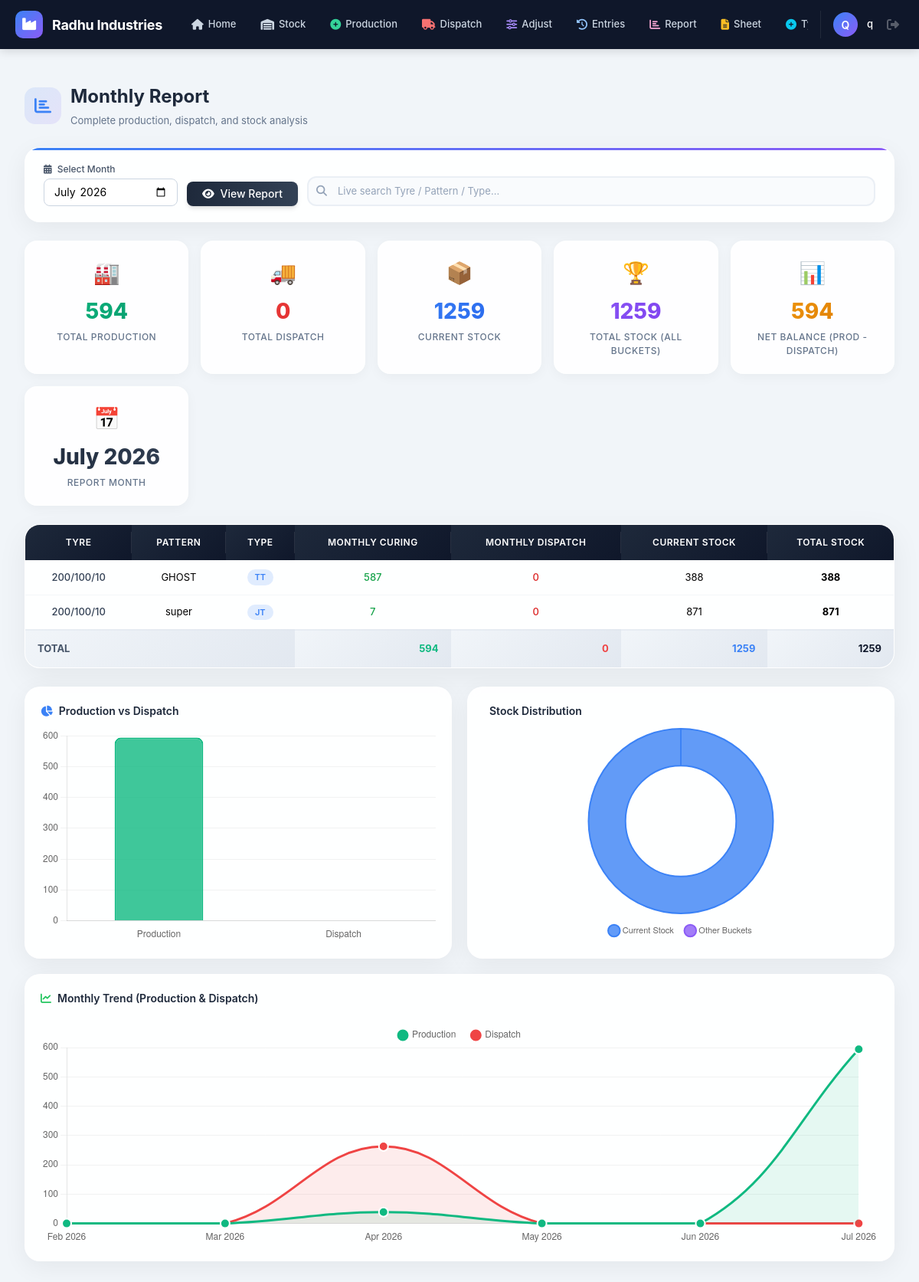
Before: /tyre/report/monthly/ (signed in) with the older database file.
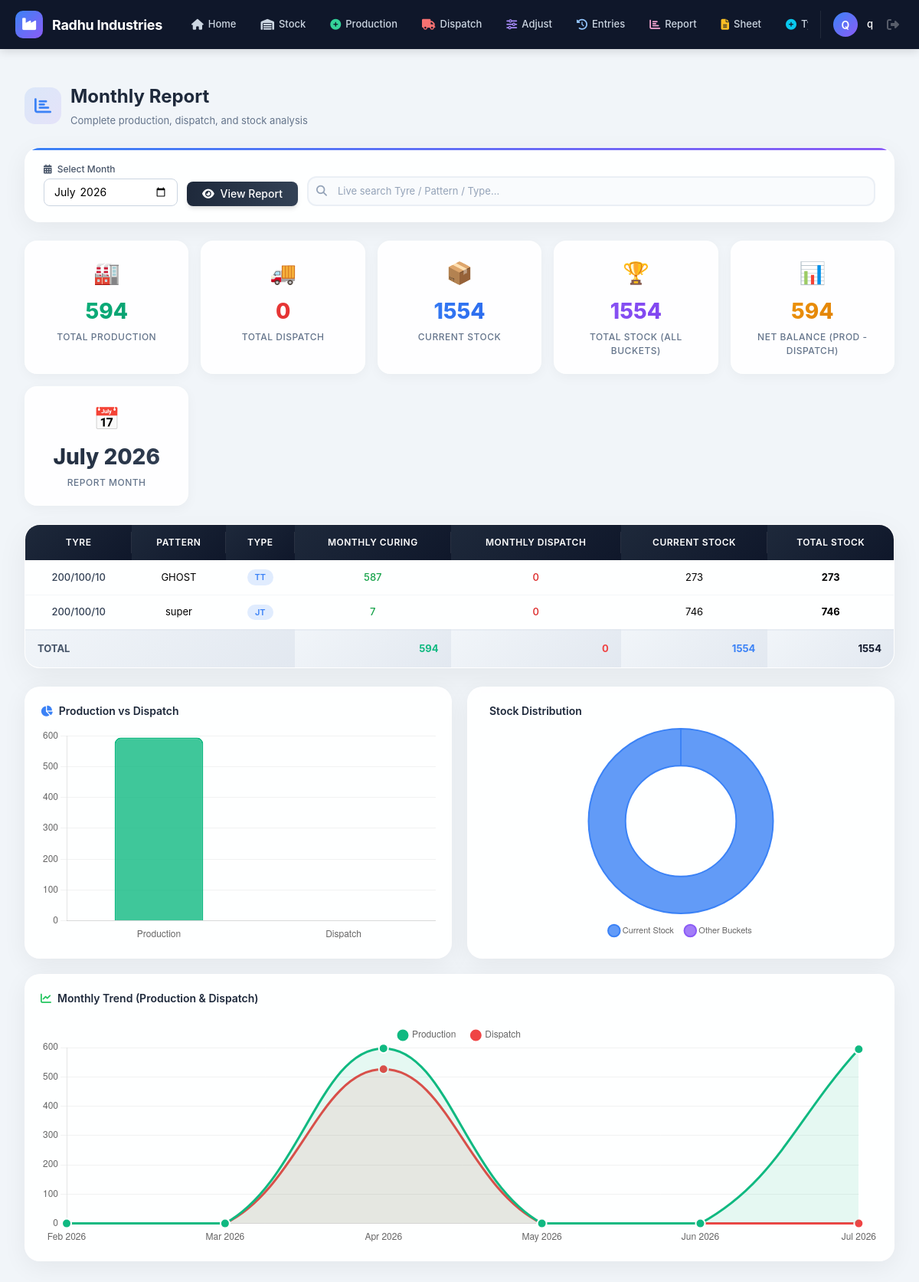
After: the same page with the newer database file.
### stock/models.py (models this page shows, shortened)
class TyreItem(models.Model):
    tyre = models.CharField("TYRE", max_length=50)
    pattern = models.CharField("PATTERN", max_length=80)
    type = models.CharField("TYPE", max_length=20)  # TT / TL
    weight = models.DecimalField(
        "Standard Weight (KG per tyre)", max_digits=6, decimal_places=2, default=0,
        help_text="Ek tyre ka standard/expected weight (KG mein)"
    )
    repair_tyre_stock = models.IntegerField("Repair Tyre Stock", default=0)
    rfm_ok_tyre = models.IntegerField("RFM OK Tyre", default=0)
    old_tyres_2025 = models.IntegerField("2025 Old Tyres", default=0)
    stock = models.IntegerField("STOCK", default=0)
    on_hold_export = models.IntegerField("On hold for Export / OR", default=0)
    is_active = models.BooleanField(default=True)
    created_at = models.DateTimeField(auto_now_add=True)
    class Meta:
        ordering = ["tyre", "pattern", "type"]
        unique_together = ("tyre", "pattern", "type")
    @property
    def total_stock(self):
        return (
            self.repair_tyre_stock
            + self.rfm_ok_tyre
            + self.old_tyres_2025
            + self.stock
            + self.on_hold_export
        )

### stock/views.py (the view)
# urls.py: path("report/monthly/", views.monthly_report, name="tube_monthly_report"),
@login_required
def monthly_report(request):
    month_str = request.GET.get("month", "")
    today = datetime.date.today()
    if month_str:
        try:
            y, m = month_str.split("-")
            year, month = int(y), int(m)
        except ValueError:
            year, month = today.year, today.month
    else:
        year, month = today.year, today.month
    items = TyreItem.objects.filter(is_active=True)
    rows = []
    for item in items:
        production = DailyEntry.objects.filter(
            tyre_item=item, entry_type="production", date__year=year, date__month=month
        ).aggregate(t=Sum("quantity"))["t"] or 0
        dispatch = DailyEntry.objects.filter(
            tyre_item=item, entry_type="dispatch", date__year=year, date__month=month
        ).aggregate(t=Sum("quantity"))["t"] or 0
        if production or dispatch:
            rows.append({
                "item": item,
                "monthly_curing": production,
                "monthly_despatch": dispatch,
            })
    total_curing = sum(r["monthly_curing"] for r in rows)
    total_despatch = sum(r["monthly_despatch"] for r in rows)
    total_stock_col = sum(item.stock for item in items)
    grand_total = sum(item.total_stock for item in items)
    net_balance = total_curing - total_despatch
    selected_month_date = datetime.date(year, month, 1)
    month_name = selected_month_date.strftime("%B %Y")
    trend_labels, trend_production, trend_dispatch = [], [], []
    cursor_year, cursor_month = year, month
    months_back = []
    for _ in range(6):
        months_back.append((cursor_year, cursor_month))
        cursor_month -= 1
        if cursor_month == 0:
            cursor_month = 12
            cursor_year -= 1
    months_back.reverse()
    for y2, m2 in months_back:
        prod = DailyEntry.objects.filter(
            entry_type="production", date__year=y2, date__month=m2
        ).aggregate(t=Sum("quantity"))["t"] or 0
        disp = DailyEntry.objects.filter(
            entry_type="dispatch", date__year=y2, date__month=m2
        ).aggregate(t=Sum("quantity"))["t"] or 0
        trend_labels.append(datetime.date(y2, m2, 1).strftime("%b %Y"))
        trend_production.append(prod)
        trend_dispatch.append(disp)
    context = {
        "rows": rows,
        "month_value": f"{year:04d}-{month:02d}",
        "month_name": month_name,
        "total_curing": total_curing,
        "total_despatch": total_despatch,
        "total_stock_col": total_stock_col,
        "grand_total": grand_total,
        "net_balance": net_balance,
        "trend_labels": trend_labels,
        "trend_production": trend_production,
        "trend_dispatch": trend_dispatch,
    }
    return render(request, "stock/monthly_report.html", context)

### templates/stock/monthly_report.html (shortened to what the changed rows need)
{% extends "stock/base.html" %}
{% load static %}
{% block content %}
<div class="report-container">
    <div class="page-header">
        <div>
            <h1>Monthly Report</h1>
        </div>
    </div>
    <div class="stats-grid">
        <div class="stat-card stat-blue">
            <div class="stat-icon">📦</div>
            <div class="stat-value">{{ total_stock_col|default:0 }}</div>
            <div class="stat-label">Current Stock</div>
        </div>
        <div class="stat-card stat-purple">
            <div class="stat-icon">🏆</div>
            <div class="stat-value">{{ grand_total|default:0 }}</div>
            <div class="stat-label">Total Stock (All Buckets)</div>
        </div>
    </div>
    <div class="table-container" id="report-table-wrapper">
        <div class="table-wrapper">
            <table class="report-table" id="report-table">
                <thead>
                    <tr>
                        <th>Tyre</th>
                        <th>Pattern</th>
                        <th>Type</th>
                        <th class="text-right">Monthly Curing</th>
                        <th class="text-right">Monthly Dispatch</th>
                        <th class="text-right">Current Stock</th>
                        <th class="text-right">Total Stock</th>
                    </tr>
                </thead>
                <tbody id="report-tbody">
                    {% for row in rows %}
                    <tr class="report-row"
                        data-tyre="{{ row.item.tyre|lower }}"
                        data-pattern="{{ row.item.pattern|lower }}"
                        data-type="{{ row.item.type|lower }}">
                        <td class="font-medium text-slate-700">{{ row.item.tyre }}</td>
                        <td>{{ row.item.pattern }}</td>
                        <td>
                            <span class="type-badge
                                {% if row.item.type == 'New' %}type-new
                                {% elif row.item.type == 'Used' %}type-used
                                {% else %}type-other{% endif %}">
                                {{ row.item.type }}
                            </span>
                        </td>
                        <td class="text-right text-green-600 font-medium">{{ row.monthly_curing }}</td>
                        <td class="text-right text-red-600 font-medium">{{ row.monthly_despatch }}</td>
                        <td class="text-right">{{ row.item.stock }}</td>
                        <td class="text-right font-bold">{{ row.item.total_stock }}</td>
                    </tr>
                    {% endfor %}
                </tbody>
                {% if rows %}
                <tfoot class="table-footer">
                    <tr>
                        <td colspan="3" class="text-slate-600 font-bold">TOTAL</td>
                        <td class="text-right stock-green font-bold">{{ total_curing|default:0 }}</td>
                        <td class="text-right stock-red font-bold">{{ total_despatch|default:0 }}</td>
                        <td class="text-right stock-blue font-bold">{{ total_stock_col|default:0 }}</td>
                        <td class="text-right text-slate-900 font-extrabold">{{ grand_total|default:0 }}</td>
                    </tr>
                </tfoot>
                {% endif %}
            </table>
        </div>
    </div>
    <div class="charts-grid">
        <div class="chart-card" style="grid-column: 1 / -1;">
            <div class="chart-wrapper" style="height: 300px;">
                <canvas id="trendChart"></canvas>
            </div>
        </div>
    </div>
</div>
{% endblock %}

Changed rows visible on the page:
changed TyreItem "GHOST": item.stock "388" → "273"; item.total_stock "388" → "273"
changed TyreItem "super": item.stock "871" → "746"; item.total_stock "871" → "746"
Other visible differences:
{{ total_stock_col|default:0 }}: "1259" → "1554"
{{ grand_total|default:0 }}: "1259" → "1554"
chart data {{ grand_total|default:0 }}: 1259 → 1554
